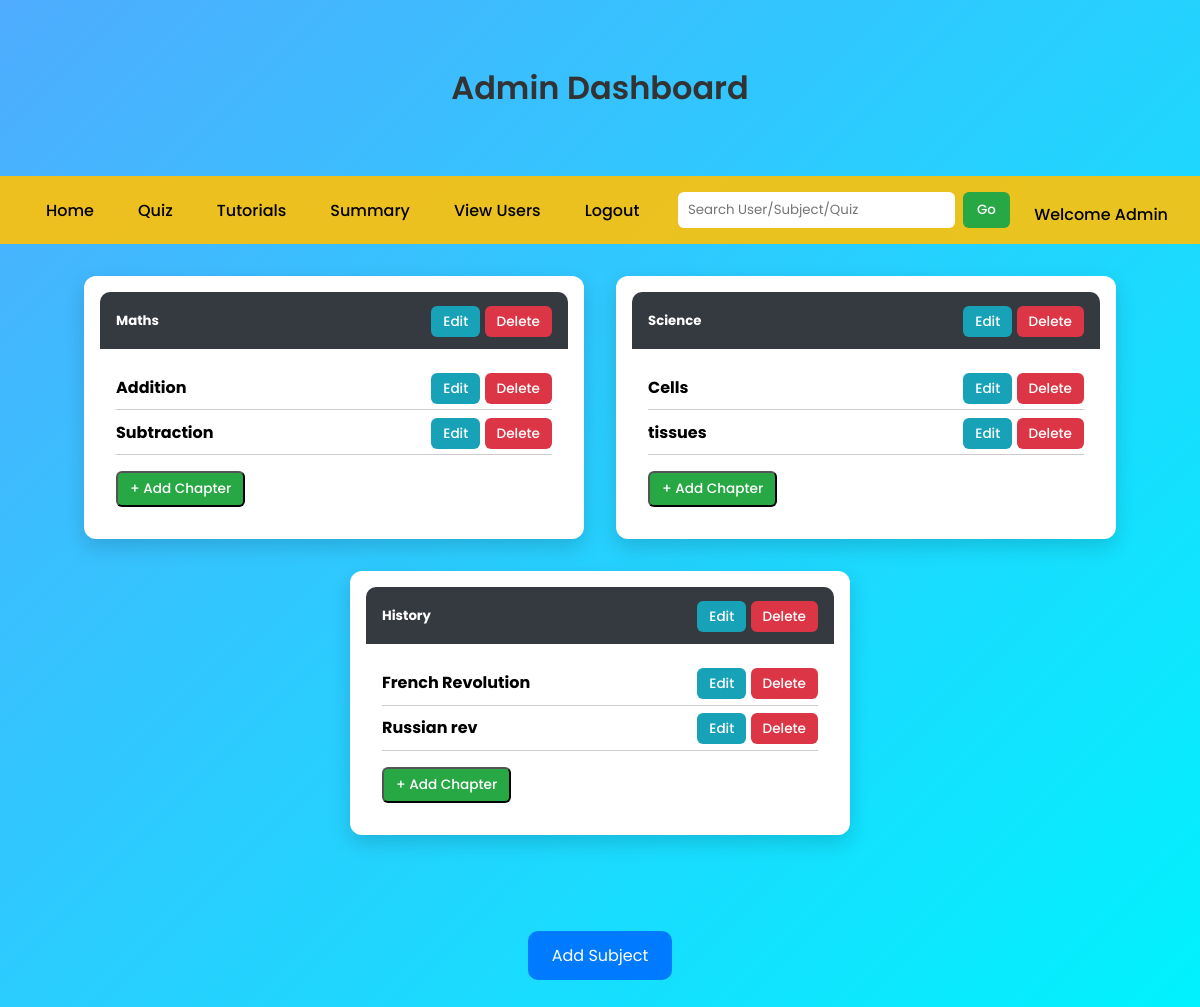
The app's page /admin_Dashboard with its own data.
### app.py (models this page shows)
class Subject(db.Model):
    __tablename__ = 'subject'
    sub_id = db.Column(db.Integer, autoincrement=True, primary_key=True)
    sub_name = db.Column(db.String(20), unique=True, nullable=False)
    desc = db.Column(db.String(50))
    chapters = db.relationship("Chapter", backref='subject', lazy=True, cascade="all, delete")

class Chapter(db.Model):
    __tablename__ = 'chapter'
    chap_id = db.Column(db.Integer, autoincrement=True, primary_key=True)
    chap_name = db.Column(db.String(20), unique=True, nullable=False)
    standard = db.Column(db.Integer, nullable=False)
    desc = db.Column(db.String(50))
    sub_id = db.Column(db.Integer, db.ForeignKey("subject.sub_id", ondelete="CASCADE"), nullable=False)
    quizzes = db.relationship("Quiz", backref='chapter', lazy=True, cascade="all, delete")
    tutorials = db.relationship("Tutorials", backref='chapter', lazy=True, cascade="all, delete")

### app.py (the view)
@app.route('/admin_Dashboard')
def admin_Dashboard():
    sub=Subject.query.all()
    return render_template('adminDashboard.html',sub=sub)

### app.py (called while the page is built)
@app.before_request
def create_tables():
    db.create_all()
    if not User.query.filter_by(email="Admin12@gmail.com").first():
        admin=User(name="Admin", email="Admin12@gmail.com", password=generate_password_hash("Silvia06@10"), std=0, dob=datetime.strptime("2006-06-01", "%Y-%m-%d").date(),admin=True)
        db.session.add(admin)
        db.session.commit()

### templates/adminDashboard.html (shortened to what this page needs)
<!DOCTYPE html>
<html lang="en">
<head>
</head>
<body>
  <div class="container">
    <h3>Admin Dashboard</h3>
  </div>
  <nav>
    <ul>
      <li><a href="/admin_Dashboard">Home</a></li>
      <li><a href="/quiz_Management">Quiz</a></li>
      <li><a href="/tutorials">Tutorials</a></li>
      <li><a href="/summary">Summary</a></li>
      <li><a href="/viewUsers">View Users</a></li>
      <li><a href="{{url_for('logout')}}">Logout</a></li>
    </ul>
    <form class="navbar-form" action="{{url_for('admin_search')}}" method="GET">
      <input type="search" placeholder="Search User/Subject/Quiz" name="query" id="ad_search"/>
      <button type="submit">Go</button>
    </form>
    <span class="welcome">Welcome Admin</span>
  </nav>
  <div class="container">
    <div class="row">
      {% for subject in sub %}
      <div class="card">
        <div class="card-header">
          <h5>{{ subject.sub_name }}</h5>
          <span>
            <a href="/editSubject/{{ subject.sub_id }}" class="btn btn-info">Edit</a>
            <a href="/deleteSubject/{{ subject.sub_id }}" class="btn btn-danger">Delete</a>
          </span>
        </div>
        <div class="card-body">
          {% for chapter in subject.chapters %}
          <div class="d-flex">
            <span><strong>{{ chapter.chap_name }}</strong></span>
            <span>
              <a href="/editChapter/{{ chapter.chap_id }}" class="btn btn-info">Edit</a>
              <a href="/deleteChapter/{{ chapter.chap_id }}" class="btn btn-danger">Delete</a>
            </span>
          </div>
          {% endfor %}
          <form action="{{ url_for('add_chapter', sub_id=subject.sub_id) }}" method="POST">
            <button type="submit" class="btn btn-success">+ Add Chapter</button>
          </form>
        </div>
      </div>
      {% endfor %}
    </div>
  </div>
  <div class="container text-center">
    <form id="addSubject" action="{{ url_for('add_subject') }}">
      <input type="submit" class="btn-primary" value="Add Subject" />
    </form>
  </div>
</body>
</html>

### templates/adminDashboard.html (style rules this page uses)
* { margin: 0; padding: 0; box-sizing: border-box; font-family: 'Poppins', sans-serif; }
body { background: linear-gradient(135deg, #4facfe, #00f2fe); color: #333; min-height: 100vh; animation: fadeInBody 1s ease-in; }
h3 { text-align: center; padding: 2rem 0; font-size: 2rem; font-weight: 600; }
nav { background-color: rgba(255, 193, 7, 0.9); padding: 1rem 2rem; display: flex; flex-wrap: wrap; justify-content: space-between; align-items: center; animation: fadeIn 1s ease-in; }
nav ul { list-style: none; display: flex; gap: 1rem; flex-wrap: wrap; }
nav ul li a { text-decoration: none; color: #000; padding: 6px 14px; font-weight: 500; border-radius: 6px; transition: all 0.3s ease; }
.navbar-form { display: flex; gap: 0.5rem; align-items: center; }
.navbar-form input { padding: 8px 10px; border-radius: 6px; border: none; outline: none; transition: box-shadow 0.3s ease; }
.navbar-form button { background-color: #28a745; border: none; color: white; padding: 8px 14px; border-radius: 6px; font-weight: 500; cursor: pointer; transition: background 0.3s ease, transform 0.2s; }
.welcome { font-weight: 500; color: #000; margin-top: 0.5rem; }
.container { padding: 2rem; max-width: 1200px; margin: auto; }
.row { display: flex; flex-wrap: wrap; gap: 2rem; justify-content: center; }
.card { background: #fff; color: #000; border-radius: 12px; padding: 1rem; width: 100%; max-width: 500px; box-shadow: 0 8px 20px rgba(0, 0, 0, 0.15); animation: slideIn 0.6s ease forwards; transform: translateY(20px); opacity: 0; transition: transform 0.3s ease; }
.card-header { background-color: #343a40; color: white; padding: 1rem; border-radius: 10px 10px 0 0; display: flex; justify-content: space-between; align-items: center; }
.card-body { padding: 1rem; }
.card-body .d-flex { display: flex; justify-content: space-between; align-items: center; border-bottom: 1px solid #ccc; padding: 0.6rem 0; }
.btn { padding: 6px 12px; border-radius: 6px; font-size: 0.85rem; text-decoration: none; font-weight: 500; transition: all 0.3s ease; }
.btn-info { background-color: #17a2b8; color: white; }
.btn-danger { background-color: #dc3545; color: white; }
.btn-success { background-color: #28a745; color: white; margin-top: 1rem; }
.btn-primary { background-color: #007bff; color: white; padding: 12px 24px; font-size: 1rem; border: none; border-radius: 10px; cursor: pointer; margin-top: 2rem; transition: all 0.3s ease; }
.text-center { text-align: center; }

### records on screen
Subject: sub_name "Maths"
Chapter: chap_name "Addition"
Chapter: chap_name "Subtraction"
Subject: sub_name "Science"
Chapter: chap_name "Cells"
Chapter: chap_name "tissues"
Subject: sub_name "History"
Chapter: chap_name "French Revolution"
Chapter: chap_name "Russian rev"
